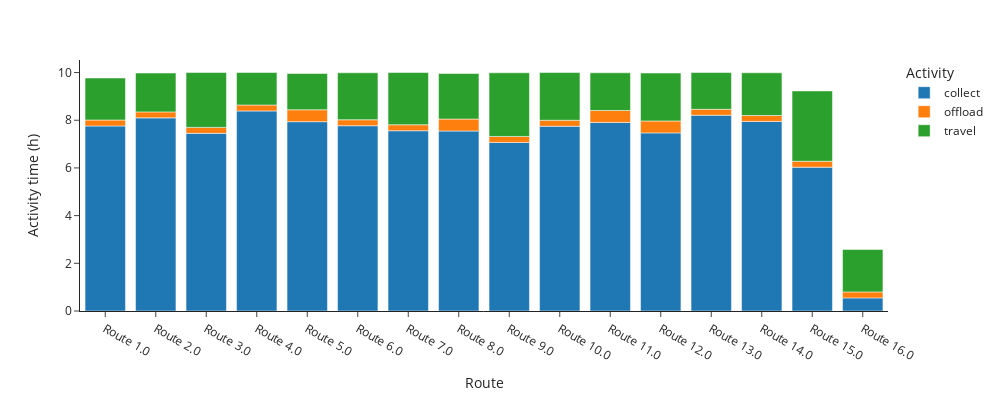

The notebook cell this image was saved under:
### Code cell
route_summary.route_trip_time_summary_bar()

### Figure 1 — Plotly figure (JSON) as saved in the notebook; plotly's stock layout.template omitted (floating-point values rounded to 4 significant figures)
{"data": [{"alignmentgroup": "True", "hovertemplate": "Activity=collect<br>Route=%{x}<br>Activity time (h)=%{y}<extra></extra>", "legendgroup": "collect", "marker": {"color": "#1F77B4"}, "name": "collect", "offsetgroup": "collect", "orientation": "v", "showlegend": true, "textposition": "auto", "type": "bar", "x": ["Route 1.0", "Route 2.0", "Route 3.0", "Route 4.0", "Route 5.0", "Route 6.0", "Route 7.0", "Route 8.0", "Route 9.0", "Route 10.0", "Route 11.0", "Route 12.0", "Route 13.0", "Route 14.0", "Route 15.0", "Route 16.0"], "xaxis": "x", "y": [7.76, 8.1, 7.45, 8.39, 7.94, 7.77, 7.56, 7.55, 7.07, 7.75, 7.91, 7.47, 8.21, 7.95, 6.03, 0.55], "yaxis": "y"}, {"alignmentgroup": "True", "hovertemplate": "Activity=offload<br>Route=%{x}<br>Activity time (h)=%{y}<extra></extra>", "legendgroup": "offload", "marker": {"color": "#FF7F0E"}, "name": "offload", "offsetgroup": "offload", "orientation": "v", "showlegend": true, "textposition": "auto", "type": "bar", "x": ["Route 1.0", "Route 2.0", "Route 3.0", "Route 4.0", "Route 5.0", "Route 6.0", "Route 7.0", "Route 8.0", "Route 9.0", "Route 10.0", "Route 11.0", "Route 12.0", "Route 13.0", "Route 14.0", "Route 15.0", "Route 16.0"], "xaxis": "x", "y": [0.25, 0.25, 0.25, 0.25, 0.5, 0.25, 0.25, 0.5, 0.25, 0.25, 0.5, 0.5, 0.25, 0.25, 0.25, 0.25], "yaxis": "y"}, {"alignmentgroup": "True", "hovertemplate": "Activity=travel<br>Route=%{x}<br>Activity time (h)=%{y}<extra></extra>", "legendgroup": "travel", "marker": {"color": "#2CA02C"}, "name": "travel", "offsetgroup": "travel", "orientation": "v", "showlegend": true, "textposition": "auto", "type": "bar", "x": ["Route 1.0", "Route 2.0", "Route 3.0", "Route 4.0", "Route 5.0", "Route 6.0", "Route 7.0", "Route 8.0", "Route 9.0", "Route 10.0", "Route 11.0", "Route 12.0", "Route 13.0", "Route 14.0", "Route 15.0", "Route 16.0"], "xaxis": "x", "y": [1.76, 1.63, 2.3, 1.36, 1.52, 1.97, 2.19, 1.91, 2.67, 2, 1.58, 2.01, 1.54, 1.79, 2.95, 1.78], "yaxis": "y"}], "layout": {"barmode": "relative", "height": 400, "legend": {"title": {"text": "Activity"}, "tracegroupgap": 0}, "margin": {"t": 60}, "width": 1000, "xaxis": {"anchor": "y", "autorange": true, "domain": [0, 1], "range": [-0.5, 15.5], "title": {"text": "Route"}, "type": "category"}, "yaxis": {"anchor": "x", "autorange": true, "domain": [0, 1], "range": [0, 10.53], "title": {"text": "Activity time (h)"}, "type": "linear"}}}
